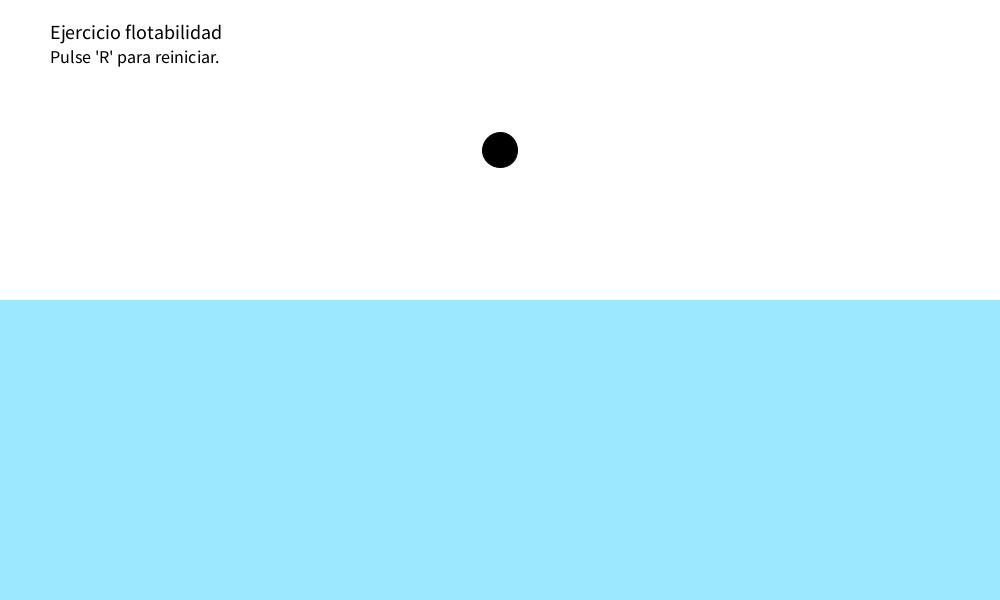
Frame 1 (no input)
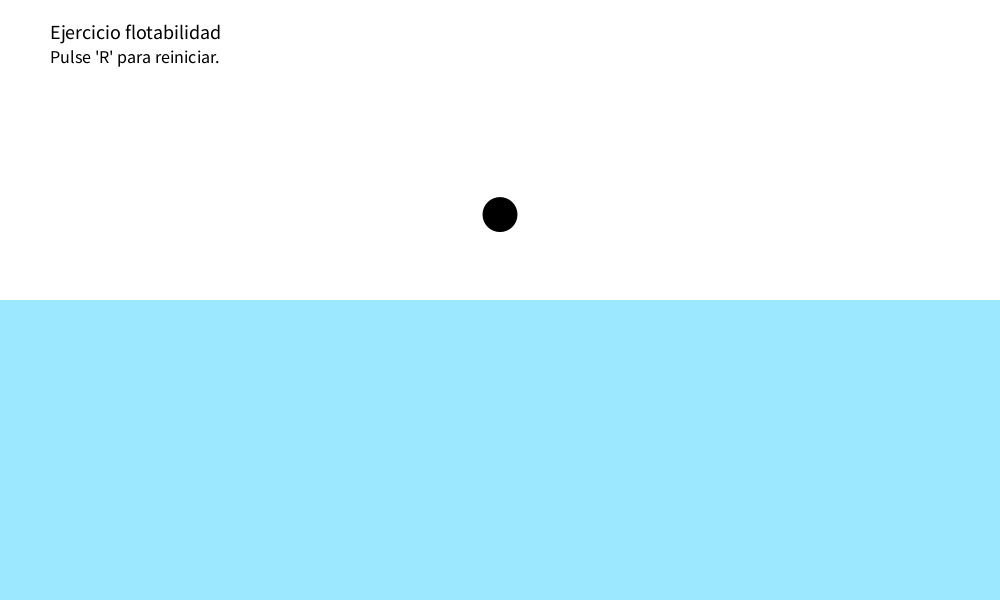
Frame 60 (the mouse pressed at the canvas centre just before this capture)
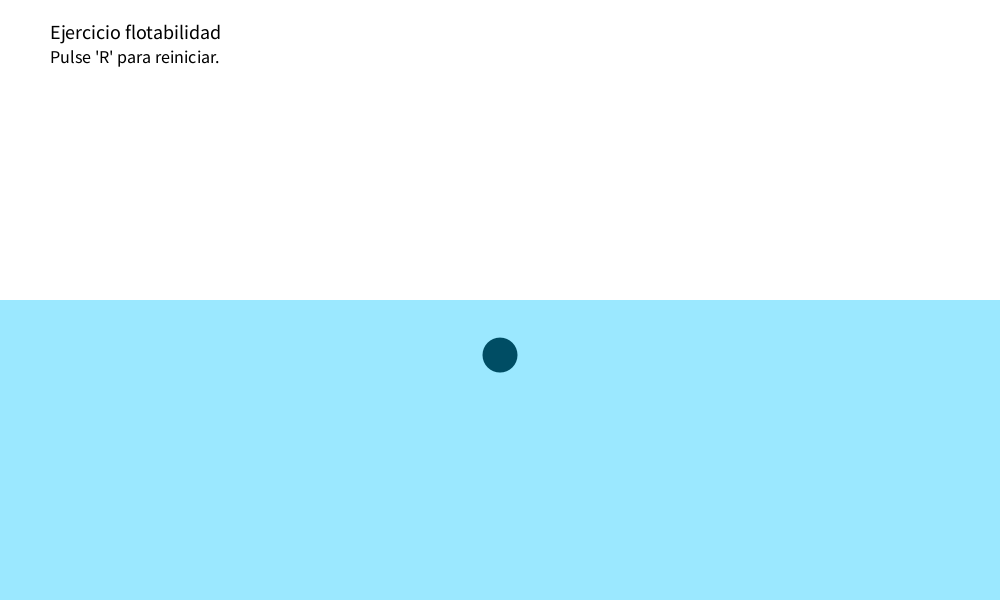
Frame 120 (the mouse held since frame 60 and released just before this capture)

The Processing sketch that drew these frames (run headless with seeded random() and noise(); from frame 60 on, the mouse is pressed at the canvas centre):

// Processing sketch: Flotabilidad
// ── Flotabilidad.pde
final boolean FULL_SCREEN = false;
final int DRAW_FREQ = 50;    // Draw frequency (Hz or Frame-per-second)
int DISPLAY_SIZE_X = 1000;   // Display width (pixels)
int DISPLAY_SIZE_Y = 600;    // Display height (pixels)

final float SIM_STEP = 0.06;   // Simulation time-step (s)

final float Gc    = 9.801;  // Gravity constant (m/(s*s))
final PVector G   = new PVector(0.0, Gc);  // Acceleration due to gravity (m/(s*s))

PVector origin;  // Initial position

// Classes:
Ball ball;

void settings()
{
  size(DISPLAY_SIZE_X, DISPLAY_SIZE_Y);
}

void setup()
{
  initSimulation();
}

void initSimulation()
{
  
  origin = new PVector(width/2.0, height/4.0);
  ball = new Ball(origin);
}

void draw() {
  background(255);
  
  ball.run();
  drawStaticEnvironment();
}


void drawStaticEnvironment()
{
  // Agregar el título
  fill(0);
  textSize(20);
  textAlign(LEFT, TOP);
  text("Ejercicio flotabilidad", 50, 25);
  
  fill(0);
  textSize(18);
  text("Pulse 'R' para reiniciar. ", 50, 50);
  
  noStroke();
  fill(0, 196, 255, 100);
  rect(0, height/2, width, height);
}


void keyPressed()
{
  switch(key)
  {  
    case 'r':
    case 'R':
      reset();
    break;
        }
}


void reset()
{
  ball = new Ball(origin);
}

// ── ball.pde
class Ball {
  PVector s; // posicion
  PVector v; // Velocidad
  PVector a; // Aceleración
  PVector f; // Fuerza
  
  float m = 10.0;      // Masa
  float r = 35.0;     // Radio
  float d = 0.0002;  // Color
  float vS;          
  
  float Kd1 = 0.15; 
  float Kd2 = 0.30; 

  Ball(PVector s0) {
    s = s0.get();
    v = new PVector(0, 0);
    a = new PVector(0, 0);
  }

  void run() {
    update();
    display();
  }

  void update() {
    updateForce();
    
    v = PVector.add(PVector.mult(a, SIM_STEP), v);
    s = PVector.add(PVector.mult(v, SIM_STEP), s);
    
    a.set(0.0, 0.0);
  }
  
  // Calculo de las fuerzas
  void updateForce() { 
    PVector fG = PVector.mult(G, m);
    PVector fB = new PVector(0.0, 0.0);
    PVector fR = new PVector(0.0, 0.0);
    
    // Sin sumergirse del todo
    if (s.y > height/2-r && s.y < height/2+r) 
    {
      float h = s.y + r - height/2;
      float a = sqrt(2 * h * r - h * h);
      
      vS = (3 * a * a + h * h) * PI * h/6.0;
      fR = new PVector(0.0, -Kd2 * v.y);
    }
    // Sumergido
    else if (s.y > height/2+r)
    {
      vS = 4.0 * PI * r * r * r / 3.0;
      fR = new PVector(0.0, -Kd2 * v.y);
    }
    
    fR = new PVector(0.0, -d * G.y * vS);
    
    applyForce(fG);
    applyForce(fB);
    applyForce(fR);
  }
  
  void applyForce(PVector force) {
    PVector f = force.get();
    f.div(m);
    a.add(f);
  }

  void display() {
    fill(0);
    ellipse(s.x, s.y, r, r);
  }
}
